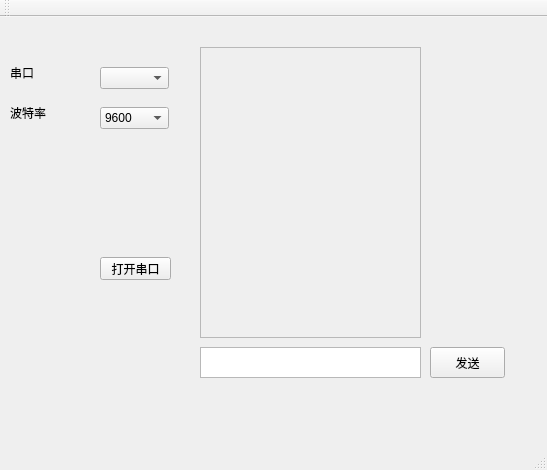
<?xml version="1.0" encoding="UTF-8"?>
<ui version="4.0">
 <class>MainWindow</class>
 <widget class="QMainWindow" name="MainWindow">
  <property name="geometry">
   <rect>
    <x>0</x>
    <y>0</y>
    <width>547</width>
    <height>470</height>
   </rect>
  </property>
  <property name="windowTitle">
   <string>MainWindow</string>
  </property>
  <widget class="QWidget" name="centralWidget">
   <widget class="QLabel" name="label">
    <property name="geometry">
     <rect>
      <x>10</x>
      <y>50</y>
      <width>54</width>
      <height>12</height>
     </rect>
    </property>
    <property name="text">
     <string>串口</string>
    </property>
   </widget>
   <widget class="QLabel" name="label_2">
    <property name="geometry">
     <rect>
      <x>10</x>
      <y>90</y>
      <width>54</width>
      <height>12</height>
     </rect>
    </property>
    <property name="text">
     <string>波特率</string>
    </property>
   </widget>
   <widget class="QComboBox" name="PortBox">
    <property name="geometry">
     <rect>
      <x>100</x>
      <y>50</y>
      <width>69</width>
      <height>22</height>
     </rect>
    </property>
   </widget>
   <widget class="QComboBox" name="BaudBox">
    <property name="geometry">
     <rect>
      <x>100</x>
      <y>90</y>
      <width>69</width>
      <height>22</height>
     </rect>
    </property>
    <item>
     <property name="text">
      <string>9600</string>
     </property>
    </item>
    <item>
     <property name="text">
      <string>19200</string>
     </property>
    </item>
    <item>
     <property name="text">
      <string>38400</string>
     </property>
    </item>
    <item>
     <property name="text">
      <string>57600</string>
     </property>
    </item>
    <item>
     <property name="text">
      <string>115200</string>
     </property>
    </item>
   </widget>
   <widget class="QPushButton" name="OpenSerialButton">
    <property name="geometry">
     <rect>
      <x>100</x>
      <y>240</y>
      <width>71</width>
      <height>23</height>
     </rect>
    </property>
    <property name="text">
     <string>打开串口</string>
    </property>
   </widget>
   <widget class="QTextEdit" name="textEdit">
    <property name="enabled">
     <bool>false</bool>
    </property>
    <property name="geometry">
     <rect>
      <x>200</x>
      <y>30</y>
      <width>221</width>
      <height>291</height>
     </rect>
    </property>
   </widget>
   <widget class="QTextEdit" name="textEdit_2">
    <property name="geometry">
     <rect>
      <x>200</x>
      <y>330</y>
      <width>221</width>
      <height>31</height>
     </rect>
    </property>
   </widget>
   <widget class="QPushButton" name="SendButton">
    <property name="geometry">
     <rect>
      <x>430</x>
      <y>330</y>
      <width>75</width>
      <height>31</height>
     </rect>
    </property>
    <property name="text">
     <string>发送</string>
    </property>
   </widget>
  </widget>
  <widget class="QMenuBar" name="menuBar">
   <property name="geometry">
    <rect>
     <x>0</x>
     <y>0</y>
     <width>547</width>
     <height>25</height>
    </rect>
   </property>
  </widget>
  <widget class="QToolBar" name="mainToolBar">
   <attribute name="toolBarArea">
    <enum>TopToolBarArea</enum>
   </attribute>
   <attribute name="toolBarBreak">
    <bool>false</bool>
   </attribute>
  </widget>
  <widget class="QStatusBar" name="statusBar"/>
 </widget>
 <layoutdefault spacing="6" margin="11"/>
 <resources/>
 <connections/>
</ui>
